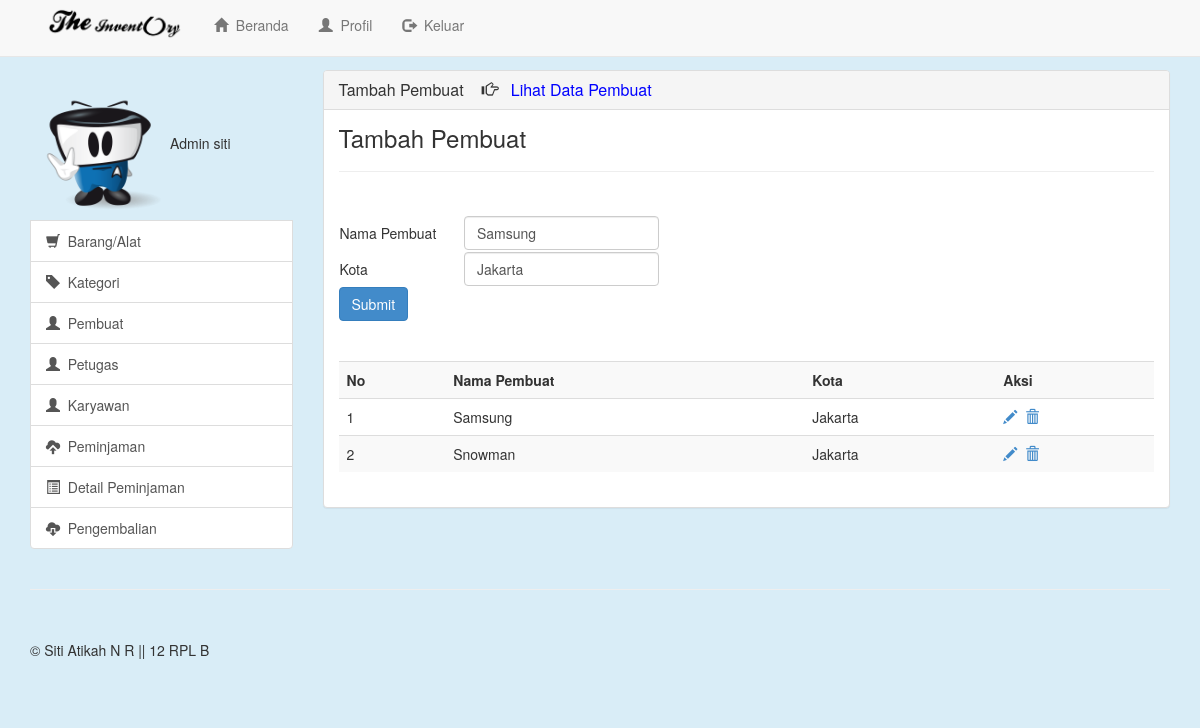
Screenshot of /view/Edit_Pembuat?id=2 (signed in) with the database file from the repository.
### tables this page shows
CREATE TABLE IF NOT EXISTS `pembuat` (
  `kd_pembuat` int(11) NOT NULL AUTO_INCREMENT,
  `nama_pembuat` varchar(100) NOT NULL,
  `kota` varchar(100) NOT NULL,
  PRIMARY KEY (`kd_pembuat`)
);

### view/edit_pembuat.php (the view, shortened to what this page needs)
<?php
if(empty($_SESSION['username'])){
  header("location:Login");
}
else{
?>
<!DOCTYPE html>
<html lang="en">
  <head>
    <link href="../css/bootstrap.min.css" rel="stylesheet">
    <link href="../css/offcanvas.css" rel="stylesheet">
    <link href="../css/style.css" rel="stylesheet">
  </head>
  <body>
    <div class="navbar navbar-default navbar-fixed-top" role="navigation">
      <div class="container" >
        <div class="col-md-8">
        <div class="navbar-header">
          <a class="navbar-brand" href="Beranda"><img src="../image/logo.png" class="logo"></a>
        </div>
        <div class="navbar-collapse collapse">
          <ul class="nav navbar-nav">
            <li><a href="Beranda"><span class="glyphicon glyphicon-home"></span>&nbsp&nbspBeranda</a></li>
            <li><a href="Profil"><span class="glyphicon glyphicon-user"></span>&nbsp&nbspProfil</a></li>
            <li><a href="../lib/logout.php"><span class="glyphicon glyphicon-log-out"></span>&nbsp&nbspKeluar</a></li>
          </ul>
        </div>
      </div>
      </div>
    </div>
    <div class="container">
      <div class="row row-offcanvas row-offcanvas-right">
        <div class="col-xs-6 col-sm-3 sidebar-offcanvas" id="sidebar" role="navigation">
           <div class="list-group">
            <?php
                if($_SESSION['level']==1){
                  echo"<img class='foto' src='../image/2.png' alt='Generic placeholder image'''>Admin $_SESSION[username]";
                }
                else{
                  echo"<img class='foto' src='../image/1.png' alt='Generic placeholder image'''>Petugas  $_SESSION[username]";
                }
            ?>
            <a href="Barang" class="list-group-item"><span class="glyphicon glyphicon-shopping-cart"></span>&nbsp&nbspBarang/Alat</a>
            <a href="Kategori" class="list-group-item"><span class="glyphicon glyphicon-tag"></span>&nbsp&nbspKategori</a>
            <a href="Pembuat" class="list-group-item"><span class="glyphicon glyphicon-user"></span>&nbsp&nbspPembuat</a>
            <?php
            if($_SESSION['level']==1){
              echo"<a href='Petugas' class='list-group-item'><span class='glyphicon glyphicon-user'></span>&nbsp&nbspPetugas</a>";
            }
            else{
              echo"";
            }
            ?>
            <a href="Karyawan" class="list-group-item"><span class="glyphicon glyphicon-user"></span>&nbsp&nbspKaryawan</a>
            <a href="Peminjaman" class="list-group-item"><span class="glyphicon glyphicon-cloud-upload"></span>&nbsp&nbspPeminjaman</a>
            <a href="Detail_Peminjaman" class="list-group-item"><span class="glyphicon glyphicon-list-alt"></span>&nbsp&nbspDetail Peminjaman</a>
            <a href="Pengembalian" class="list-group-item"><span class="glyphicon glyphicon-cloud-download"></span>&nbsp&nbspPengembalian</a>
          </div>
        </div>
        <div class="col-xs-12 col-sm-9">
          <div class="panel panel-default">
            <div class="panel-heading">
              <h3 class="panel-title">
              Tambah Pembuat &nbsp&nbsp&nbsp<span class="glyphicon glyphicon-hand-right"></span>&nbsp&nbsp&nbsp<a href="Data_Pembuat" style="text-decoration:none; color:blue;">Lihat Data Pembuat</a>
              </h3>
            </div>
            <div class="panel-body">
              <h3 style="margin:0px; padding:0px;">Tambah Pembuat</h3><hr>
                                    <?php
                                    $a = mysql_query("select * from pembuat where kd_pembuat='$_GET[id]'");
                                    $b = mysql_fetch_array($a);
                                    ?>
              <form role="form" action="../lib/edit_pembuat.php" method="post">
              <table border="0" cellpadding="1" cellspacing="2" width="550">
                  <td height="19" colspan="2" align="center" valign="middle">
                  <tr><td width="50"></td>
                  <td width="100">
                  <tr><td></td><td><input type="hidden" name="kode" class="form-control" size="10px"
                  <?php echo"value='$b[kd_pembuat]'";?>></td></tr>
                  <tr><td>Nama Pembuat</td><td><input type="text" name="nama" class="form-control"
                  <?php echo"value='$b[nama_pembuat]'";?>></td></tr>
                  <tr><td>Kota</td><td><input type="text" name="kota" class="form-control"
                  <?php echo"value='$b[kota]'";?>></td></tr>
                  </table>
                  <button type="submit" class="btn btn-primary">Submit</button>
              </form>
              <br><br>
              <table class="table table-striped">
                <tr><th>No</th><th>Nama Pembuat</th><th>Kota</th><th>Aksi</th></tr>
                          <?php
                          $a =mysql_query(" select * from pembuat order by kd_pembuat desc");
						  $no=1;
                          while($b=mysql_fetch_array($a)){
                              echo"
                              <tr>
                              <td>$no</td>
                              <td>$b[nama_pembuat]</td>
                              <td>$b[kota]</td>
                              <td>
                              <a href='Edit_Pembuat?id=$b[kd_pembuat]'><span class='glyphicon glyphicon-pencil'></span></a>&nbsp
                              <a href=''><span class='glyphicon glyphicon-trash'></span></a>
                              ";
							  $no++;
                          }
                          ?>
                </td>
                </tr>
              </table>
            </div>
          </div>
        </div>
      </div>
      <hr>
      <footer>
        <p>&copy; Siti Atikah N R || 12 RPL B</p>
      </footer>
    </div>
  </body>
</html>
<?php } ?>

### css/offcanvas.css (style rules this page uses)
html, body { overflow-x: hidden; }
body { padding-top: 70px; }
footer { padding: 30px 0; }

### css/style.css (style rules this page uses)
body { background-color: #d9edf7; }
.foto { max-width: none; height:140px; width:140px; margin-top:10px; }
.logo { height:35px; margin-top:-10px; }

### rows the page displays
pembuat: nama "Samsung", kota "Jakarta", nama_pembuat "Samsung"
pembuat: nama_pembuat "Snowman", kota "Jakarta"

### other values shown
$_SESSION[username] "siti"
